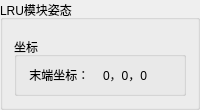
     <widget class="QGroupBox" name="groupBox_37">
      <property name="sizePolicy">
       <sizepolicy hsizetype="Maximum" vsizetype="Preferred">
        <horstretch>10</horstretch>
        <verstretch>0</verstretch>
       </sizepolicy>
      </property>
      <property name="minimumSize">
       <size>
        <width>150</width>
        <height>0</height>
       </size>
      </property>
      <property name="maximumSize">
       <size>
        <width>550</width>
        <height>16777215</height>
       </size>
      </property>
      <property name="title">
       <string>LRU模块姿态</string>
      </property>
      <layout class="QVBoxLayout" name="verticalLayout_17">
       <item>
        <widget class="DDR6RobotWidget" name="robot3D_virtual" native="true">
         <property name="sizePolicy">
          <sizepolicy hsizetype="Preferred" vsizetype="Preferred">
           <horstretch>4</horstretch>
           <verstretch>3</verstretch>
          </sizepolicy>
         </property>
        </widget>
       </item>
       <item>
        <widget class="QGroupBox" name="groupBox_38">
         <property name="sizePolicy">
          <sizepolicy hsizetype="Preferred" vsizetype="Preferred">
           <horstretch>4</horstretch>
           <verstretch>1</verstretch>
          </sizepolicy>
         </property>
         <property name="title">
          <string>坐标</string>
         </property>
         <layout class="QGridLayout" name="gridLayout_24">
          <item row="0" column="1">
           <widget class="QLabel" name="lblAxisPosi7">
            <property name="text">
             <string>0，0，0</string>
            </property>
           </widget>
          </item>
          <item row="0" column="0">
           <widget class="QLabel" name="label_163">
            <property name="text">
             <string> 末端坐标：</string>
            </property>
           </widget>
          </item>
         </layout>
        </widget>
       </item>
      </layout>
     </widget>
